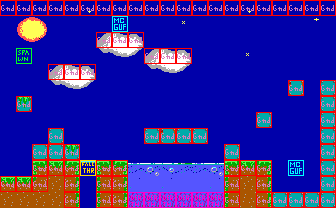

This game map was drawn from its Tiled (.tmx) file and the tilesets committed beside it. A one-line description and the full map source follow:
An orthogonal 21x13 tile map with 16x16 px tiles, 2 tile layers (bg, col), 2 tilesets.

<map version="1.5" tiledversion="1.5.0" orientation="orthogonal" renderorder="right-down" width="21" height="13" tilewidth="16" tileheight="16" infinite="0" nextlayerid="3" nextobjectid="11">
 <tileset firstgid="1" source="tileset.tsx" />
 <tileset firstgid="241" source="obj.tsx" />
 <layer id="1" name="bg" width="21" height="13">
  <data encoding="csv">
45,45,45,45,45,24,45,45,45,45,45,45,45,45,45,24,45,45,45,45,45,
45,1,2,45,45,45,45,45,45,45,45,23,45,45,45,45,45,45,45,3,45,
45,21,22,45,45,45,5,6,7,45,45,45,45,45,45,45,45,45,45,45,45,
45,45,45,45,45,45,25,26,27,5,6,7,45,45,45,23,45,45,45,45,45,
45,45,45,5,6,7,45,45,45,25,26,27,45,45,45,45,45,45,45,45,45,
45,45,45,25,26,27,45,45,45,45,45,45,45,45,45,45,45,45,61,45,41,
45,42,45,45,45,45,45,45,45,45,45,45,45,45,45,45,45,45,45,45,41,
45,45,45,45,45,45,45,45,45,45,45,45,45,45,45,45,41,45,45,45,41,
45,45,45,41,45,45,45,45,45,41,61,41,41,45,45,45,45,45,45,45,41,
45,45,41,41,42,45,45,45,45,45,45,45,45,45,41,45,45,45,45,45,41,
45,45,82,83,84,65,82,84,85,86,87,88,85,86,82,83,84,45,45,45,41,
83,83,122,103,104,45,102,104,105,107,105,107,107,105,102,103,104,45,45,45,41,
103,103,103,103,104,45,102,104,106,106,106,106,106,106,102,123,104,41,41,41,41
</data>
 </layer>
 <layer id="2" name="col" width="21" height="13">
  <data encoding="csv">
242,242,242,242,242,242,242,242,242,242,242,242,242,242,242,242,242,242,242,242,242,
241,241,241,241,241,241,241,247,241,241,241,241,241,241,241,241,241,241,241,241,241,
241,241,241,241,241,241,242,242,242,241,241,241,241,241,241,241,241,241,241,241,241,
241,243,241,241,241,241,241,241,241,242,242,242,241,241,241,241,241,241,241,241,241,
241,241,241,242,242,242,241,241,241,241,241,241,241,241,241,241,241,241,241,241,241,
241,241,241,241,241,241,241,241,241,241,241,241,241,241,241,241,241,241,242,241,242,
241,242,241,241,241,241,241,241,241,241,241,241,241,241,241,241,241,241,241,241,242,
241,241,241,241,241,241,241,241,241,241,241,241,241,241,241,241,242,241,241,241,242,
241,241,241,242,241,241,241,241,241,242,242,242,242,241,241,241,241,241,241,241,242,
241,241,242,242,242,241,241,241,241,241,241,241,241,241,242,241,241,241,241,241,242,
241,241,242,242,242,245,242,242,241,241,241,241,241,241,242,242,242,241,247,241,242,
242,242,242,241,242,241,242,242,241,241,241,241,241,241,242,241,242,241,241,241,242,
0,0,0,0,242,0,242,242,244,244,244,244,244,244,242,0,242,242,242,242,242
</data>
 </layer>
</map>
